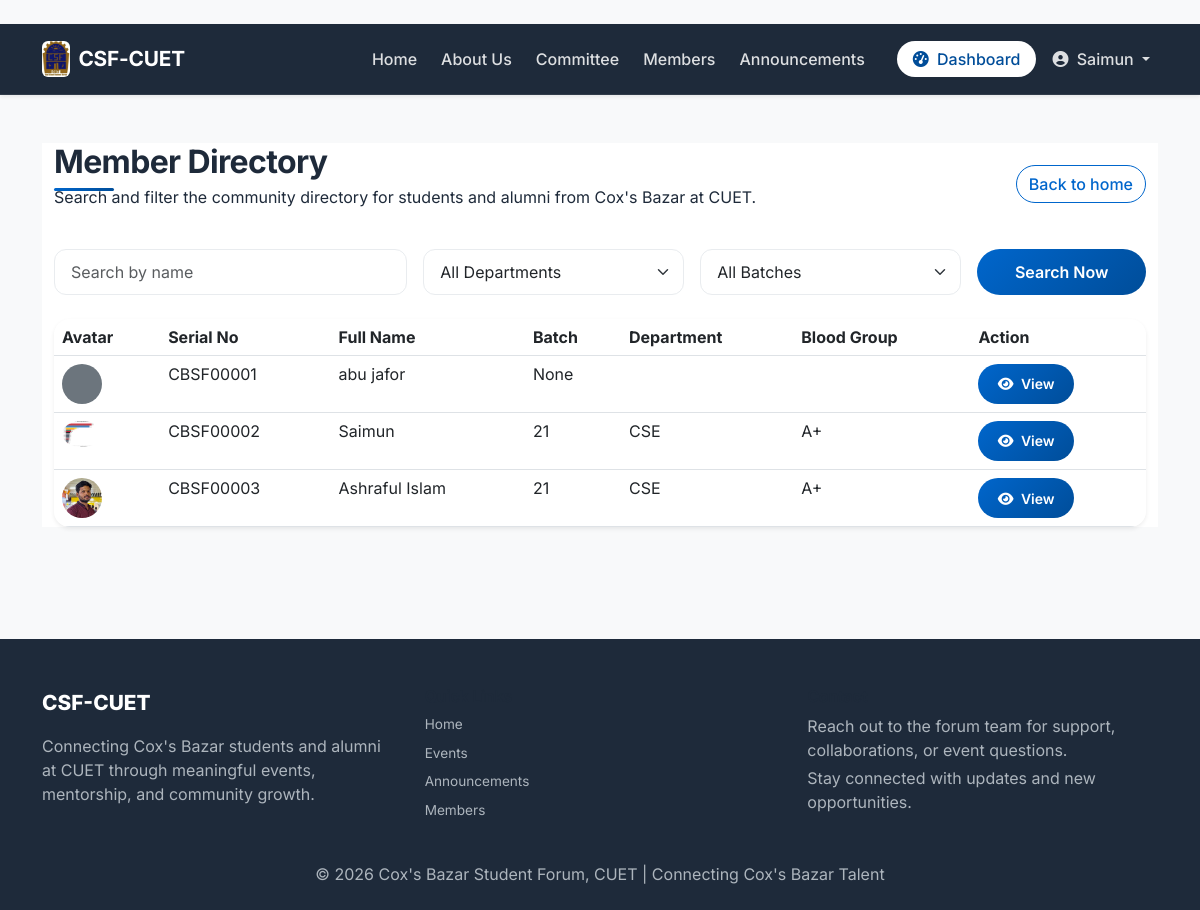
/members/ (signed in), run on an earlier commit of the app's database.
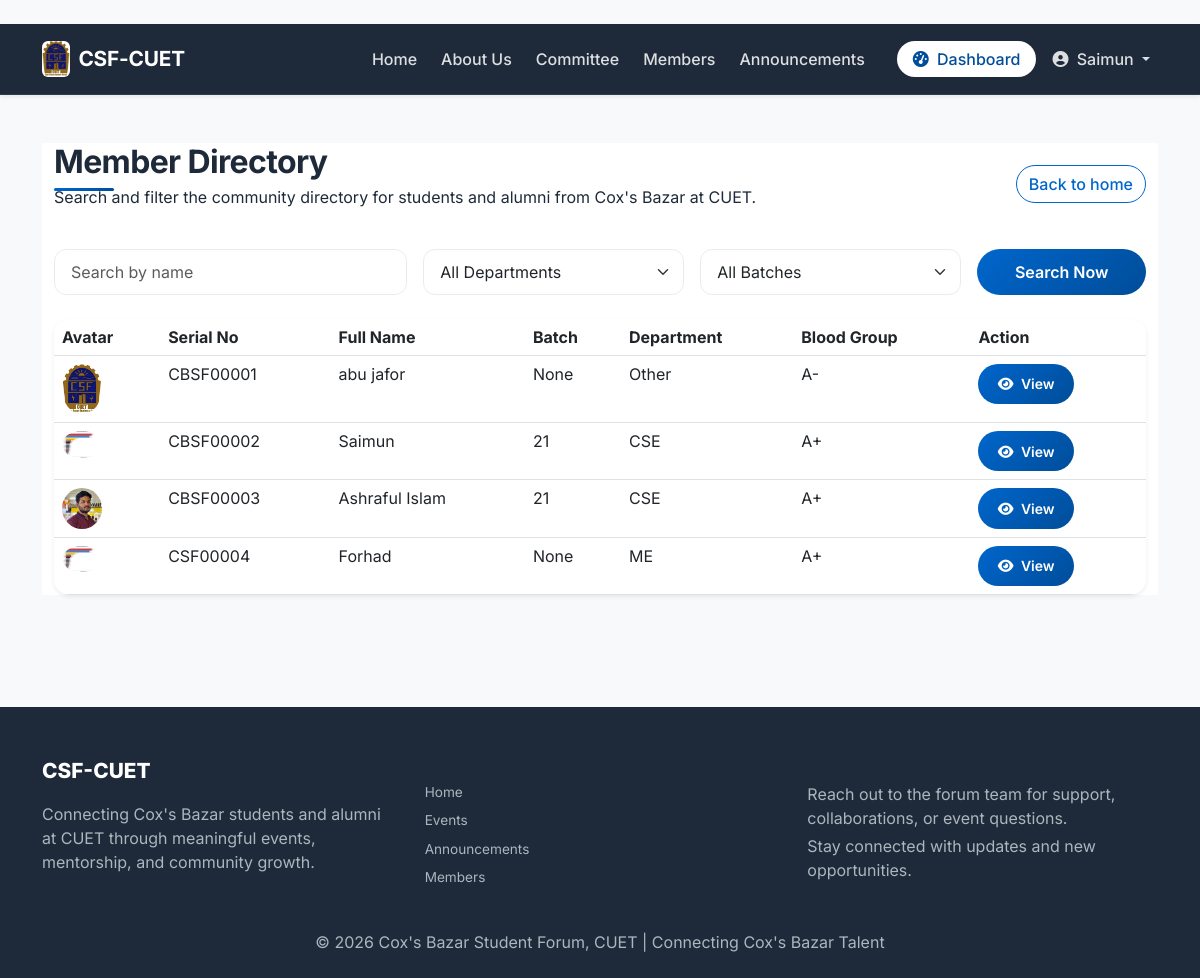
And on a later commit of the database.
### core/models.py (models this page shows, shortened)
class User(AbstractBaseUser, PermissionsMixin):
    ROLE_CHOICES = [('member', 'Member'), ('admin', 'Admin')]
    STATUS_CHOICES = [('pending', 'Pending Approval'), ('active', 'Active'), ('inactive', 'Inactive')]
    BLOOD_GROUPS = [('A+','A+'),('A-','A-'),('B+','B+'),('B-','B-'),('AB+','AB+'),('AB-','AB-'),('O+','O+'),('O-','O-')]
    GENDER_CHOICES = [('Male','Male'),('Female','Female'),('Other','Other')]
    UPAZILA_CHOICES = [
        ('Cox\'s Bazar Sadar', "Cox's Bazar Sadar"),
        ('Teknaf', 'Teknaf'),
        ('Ukhiya', 'Ukhiya'),
        ('Chakaria', 'Chakaria'),
        ('Ramu', 'Ramu'),
        ('Pekua', 'Pekua'),
        ('Maheshkhali', 'Maheshkhali'),
        ('Kutubdia', 'Kutubdia'),
        ('Eidgaon', 'Eidgaon'),
        ('Other', 'Other'),
    ]
    id = models.AutoField(primary_key=True)
    serial_no = models.CharField(max_length=20, unique=True, blank=True, null=True)
    full_name = models.CharField(max_length=200)
    email = models.EmailField(unique=True)
    batch = models.IntegerField(null=True, blank=True)
    department = models.ForeignKey(Department, on_delete=models.SET_NULL, null=True)
    blood_group = models.CharField(max_length=3, choices=BLOOD_GROUPS)
    gender = models.CharField(max_length=10, choices=GENDER_CHOICES)
    phone = models.CharField(max_length=15)
    address = models.TextField(blank=True)
    dob = models.DateField(null=True, blank=True)
    profile_photo = models.ImageField(upload_to='profile_photos/', null=True, blank=True)
    upazila = models.CharField(max_length=100, choices=UPAZILA_CHOICES, blank=True)
    linkedin = models.URLField(blank=True)
    facebook = models.URLField(blank=True)
    twitter = models.URLField(blank=True)
    instagram = models.URLField(blank=True)
    company = models.CharField(max_length=150, blank=True)
    designation = models.CharField(max_length=100, blank=True)
    work_address = models.TextField(blank=True)
    status = models.CharField(max_length=10, choices=STATUS_CHOICES, default='pending')
    role = models.CharField(max_length=10, choices=ROLE_CHOICES, default='member')
    date_joined = models.DateTimeField(default=timezone.now)
    is_active = models.BooleanField(default=True)
    is_staff = models.BooleanField(default=False)
    objects = UserManager()
    USERNAME_FIELD = 'email'
    REQUIRED_FIELDS = ['full_name']

class Department(models.Model):
    id = models.AutoField(primary_key=True)
    name = models.CharField(max_length=100, unique=True)
    class Meta:
        ordering = ['name']

### core/views.py (the view)
@login_required
def member_directory(request):
    members = User.objects.filter(status='active')
    search_query = request.GET.get('search', '')
    department_id = request.GET.get('department', '')
    batch = request.GET.get('batch', '')
    if search_query:
        members = members.filter(full_name__icontains=search_query)
    if department_id:
        members = members.filter(department_id=department_id)
    if batch:
        members = members.filter(batch=batch)
    paginator = Paginator(members, 20)
    page_number = request.GET.get('page')
    page_obj = paginator.get_page(page_number)
    departments = Department.objects.all()
    batches = User.objects.filter(status='active').values_list('batch', flat=True).distinct().order_by('-batch')
    return render(request, 'core/member_directory.html', {
        'page_obj': page_obj,
        'departments': departments,
        'batches': batches,
        'search_query': search_query,
        'selected_department': department_id,
        'selected_batch': batch,
    })

### core/templates/core/member_directory.html (shortened to what this page needs)
﻿{% extends 'core/base.html' %}
{% block content %}
<div class="section bg-white">
    <div class="container">
        <div class="d-flex justify-content-between align-items-center mb-4 flex-column flex-md-row gap-3">
            <div>
                <h2 class="section-title mb-1">Member Directory</h2>
                <p class="section-description">Search and filter the community directory for students and alumni from Cox's Bazar at CUET.</p>
            </div>
            <a href="{% url 'core:homepage' %}" class="btn btn-outline-primary">Back to home</a>
        </div>
        <form method="GET" class="row g-3 mb-4">
            <div class="col-md-4"><input type="text" name="search" class="form-control" placeholder="Search by name" value="{{ search_query }}"></div>
            <div class="col-md-3"><select name="department" class="form-select"><option value="">All Departments</option></select></div>
            <div class="col-md-3"><select name="batch" class="form-select"><option value="">All Batches</option></select></div>
            <div class="col-md-2 d-grid"><button type="submit" class="btn btn-primary">Search Now</button></div>
        </form>
        <div class="table-responsive rounded-4 shadow-sm overflow-hidden">
            <table class="table table-hover mb-0">
                <thead>
                    <tr>
                        <th>Avatar</th>
                        <th>Serial No</th>
                        <th>Full Name</th>
                        <th>Batch</th>
                        <th>Department</th>
                        <th>Blood Group</th>
                        <th>Action</th>
                    </tr>
                </thead>
                <tbody>
                    {% for member in page_obj %}
                    <tr>
                        <td>{% if member.profile_photo %}<img src="{{ member.profile_photo.url }}" width="40" class="rounded-circle">{% else %}<div class="bg-secondary rounded-circle" style="width:40px;height:40px;"></div>{% endif %}</td>
                        <td>{{ member.serial_no }}</td>
                        <td>{{ member.full_name }}</td>
                        <td>{{ member.batch }}</td>
                        <td>{{ member.department.name }}</td>
                        <td>{{ member.blood_group }}</td>
                        <td><a href="{% url 'core:member_profile' member.id %}" class="btn btn-sm btn-primary"><i class="fas fa-eye me-1"></i> View</a></td>
                    </tr>
                    {% empty %}
                    <tr><td colspan="7" class="text-center py-4">No members found.</td></tr>
                    {% endfor %}
                </tbody>
            </table>
        </div>
    </div>
</div>
{% endblock %}

### core/templates/core/base.html (shortened to what the changed rows need)
﻿<!DOCTYPE html>
<html lang="en">
<head>
    {% load static %}
    <link href="https://cdn.jsdelivr.net/npm/bootstrap@5.3.0/dist/css/bootstrap.min.css" rel="stylesheet">
    <link rel="stylesheet" href="https://cdnjs.cloudflare.com/ajax/libs/font-awesome/6.4.0/css/all.min.css">
    <link rel="stylesheet" href="{% static 'core/css/style.css' %}">
</head>
<body>
    <nav class="navbar navbar-expand-lg navbar-dark navbar-glass shadow-sm">
        <div class="container">
            <div class="collapse navbar-collapse" id="navbarNav">
                <ul class="navbar-nav ms-auto align-items-lg-center gap-2">
                    {% if user.is_authenticated and user.status == 'active' %}
                        <li class="nav-item ms-lg-3">
                            <a class="nav-link btn btn-light text-primary px-3" href="{% url 'core:dashboard' %}">
                                <i class="fas fa-tachometer-alt me-1"></i> Dashboard
                            </a>
                        </li>
                        <li class="nav-item dropdown">
                            <a class="nav-link dropdown-toggle" href="#" id="navbarProfileDropdown" role="button"
                               data-bs-toggle="dropdown" aria-expanded="false">
                                <i class="fas fa-user-circle me-1"></i> {{ user.full_name|truncatechars:18 }}
                            </a>
                        </li>
                    {% else %}
                        <li class="nav-item ms-lg-2"><a class="nav-link btn btn-outline-light px-3" href="{% url 'core:register' %}">Sign Up</a></li>
                        <li class="nav-item ms-lg-2"><a class="nav-link btn btn-light px-3" href="{% url 'core:login' %}">Login</a></li>
                    {% endif %}
                </ul>
            </div>
        </div>
    </nav>
    <main class="main-content py-5">
        <div class="container">
            {% block content %}{% endblock %}
        </div>
    </main>
</body>
</html>

What changed in the data, as far as the page shows it:
changed User "CBSF00001": profile_photo: picture added; department.name (not shown) → "Other"; blood_group (not shown) → "A-"; profile_photo empty → "profile_photos/logo.jpg" (drawn)
added User: profile_photo (picture), serial_no "CSF00004", full_name "Forhad", batch "None", department.name "ME", blood_group "A+"
